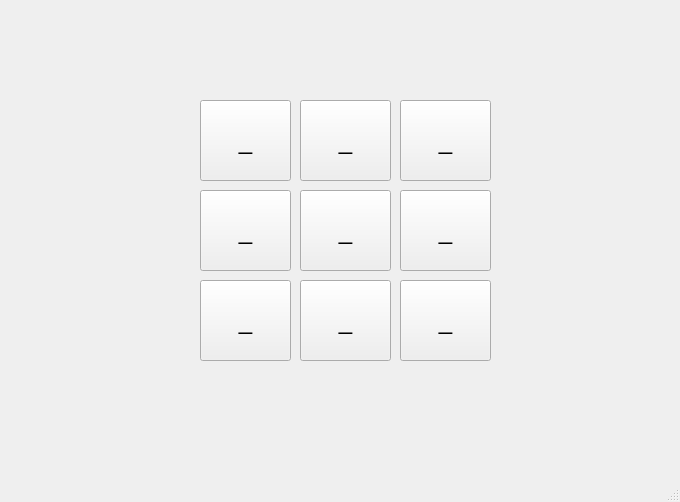
<?xml version="1.0" encoding="UTF-8"?>
<ui version="4.0">
 <class>GameWindow</class>
 <widget class="QMainWindow" name="GameWindow">
  <property name="geometry">
   <rect>
    <x>0</x>
    <y>0</y>
    <width>680</width>
    <height>502</height>
   </rect>
  </property>
  <property name="windowTitle">
   <string>MainWindow</string>
  </property>
  <property name="styleSheet">
   <string notr="true">background-image: url(:/Image/resize-picture/1678824974-1.jpg);</string>
  </property>
  <widget class="QWidget" name="centralwidget">
   <widget class="QPushButton" name="pushButton">
    <property name="geometry">
     <rect>
      <x>200</x>
      <y>100</y>
      <width>91</width>
      <height>81</height>
     </rect>
    </property>
    <property name="font">
     <font>
      <pointsize>18</pointsize>
     </font>
    </property>
    <property name="text">
     <string>_</string>
    </property>
   </widget>
   <widget class="QPushButton" name="pushButton_2">
    <property name="geometry">
     <rect>
      <x>300</x>
      <y>100</y>
      <width>91</width>
      <height>81</height>
     </rect>
    </property>
    <property name="font">
     <font>
      <pointsize>18</pointsize>
     </font>
    </property>
    <property name="text">
     <string>_</string>
    </property>
   </widget>
   <widget class="QPushButton" name="pushButton_3">
    <property name="geometry">
     <rect>
      <x>400</x>
      <y>100</y>
      <width>91</width>
      <height>81</height>
     </rect>
    </property>
    <property name="font">
     <font>
      <pointsize>18</pointsize>
     </font>
    </property>
    <property name="text">
     <string>_</string>
    </property>
   </widget>
   <widget class="QPushButton" name="pushButton_4">
    <property name="geometry">
     <rect>
      <x>200</x>
      <y>190</y>
      <width>91</width>
      <height>81</height>
     </rect>
    </property>
    <property name="font">
     <font>
      <pointsize>18</pointsize>
     </font>
    </property>
    <property name="text">
     <string>_</string>
    </property>
   </widget>
   <widget class="QPushButton" name="pushButton_5">
    <property name="geometry">
     <rect>
      <x>300</x>
      <y>190</y>
      <width>91</width>
      <height>81</height>
     </rect>
    </property>
    <property name="font">
     <font>
      <pointsize>18</pointsize>
     </font>
    </property>
    <property name="text">
     <string>_</string>
    </property>
   </widget>
   <widget class="QPushButton" name="pushButton_6">
    <property name="geometry">
     <rect>
      <x>400</x>
      <y>190</y>
      <width>91</width>
      <height>81</height>
     </rect>
    </property>
    <property name="font">
     <font>
      <pointsize>18</pointsize>
     </font>
    </property>
    <property name="text">
     <string>_</string>
    </property>
   </widget>
   <widget class="QPushButton" name="pushButton_7">
    <property name="geometry">
     <rect>
      <x>200</x>
      <y>280</y>
      <width>91</width>
      <height>81</height>
     </rect>
    </property>
    <property name="font">
     <font>
      <pointsize>18</pointsize>
     </font>
    </property>
    <property name="text">
     <string>_</string>
    </property>
   </widget>
   <widget class="QPushButton" name="pushButton_8">
    <property name="geometry">
     <rect>
      <x>300</x>
      <y>280</y>
      <width>91</width>
      <height>81</height>
     </rect>
    </property>
    <property name="font">
     <font>
      <pointsize>18</pointsize>
     </font>
    </property>
    <property name="text">
     <string>_</string>
    </property>
   </widget>
   <widget class="QPushButton" name="pushButton_9">
    <property name="geometry">
     <rect>
      <x>400</x>
      <y>280</y>
      <width>91</width>
      <height>81</height>
     </rect>
    </property>
    <property name="font">
     <font>
      <pointsize>18</pointsize>
     </font>
    </property>
    <property name="text">
     <string>_</string>
    </property>
   </widget>
  </widget>
  <widget class="QMenuBar" name="menubar">
   <property name="geometry">
    <rect>
     <x>0</x>
     <y>0</y>
     <width>680</width>
     <height>21</height>
    </rect>
   </property>
  </widget>
  <widget class="QStatusBar" name="statusbar"/>
 </widget>
 <resources/>
 <connections/>
</ui>
